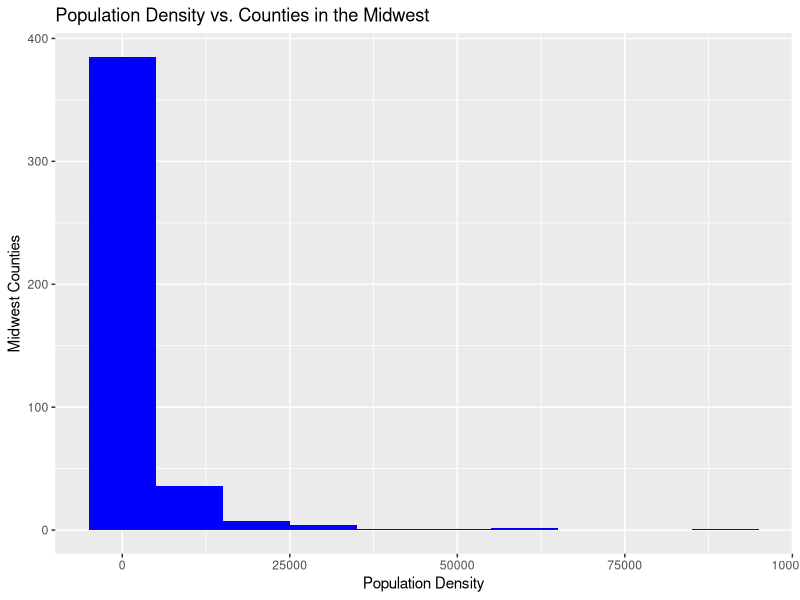
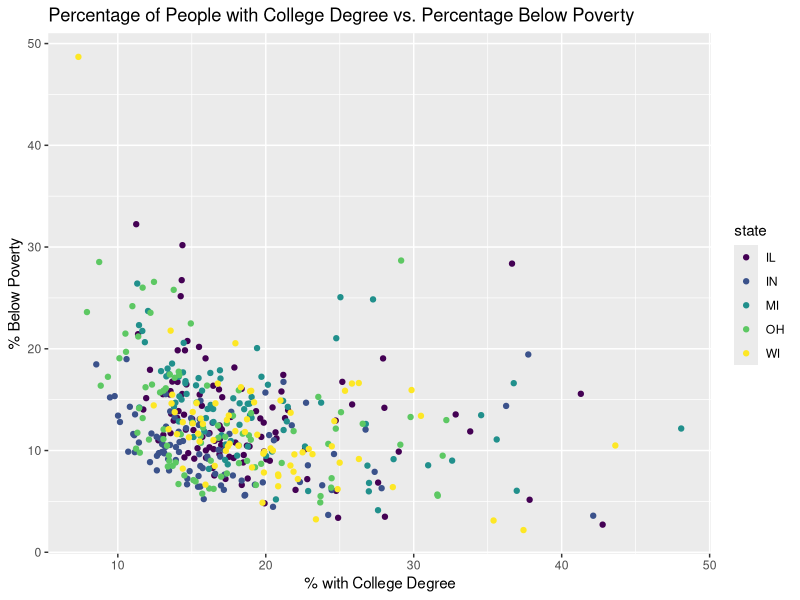
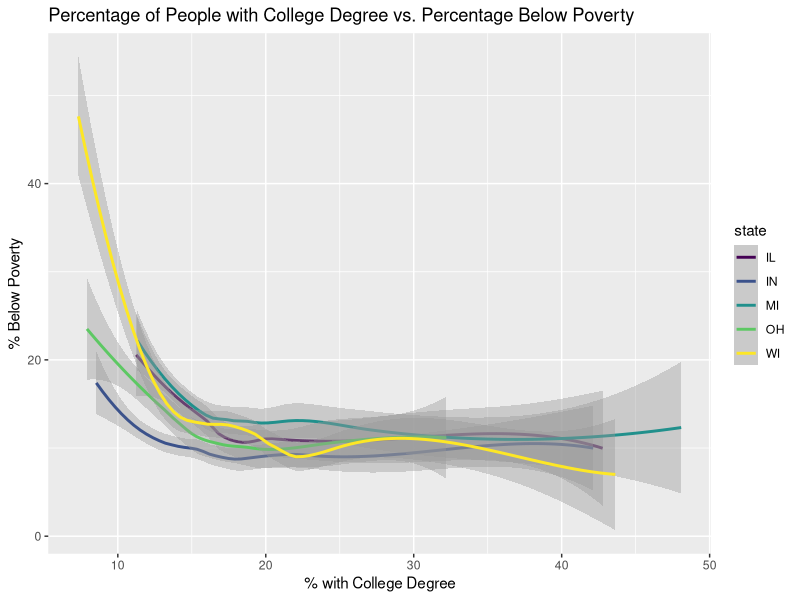
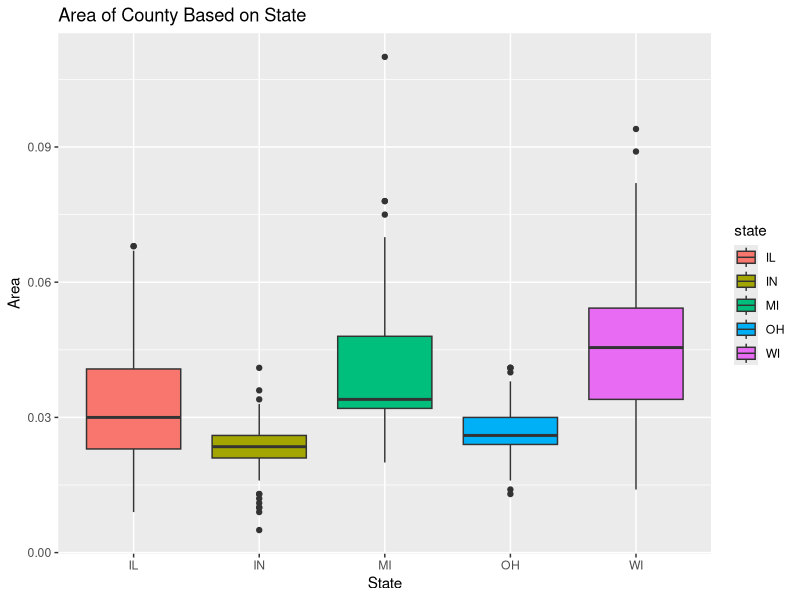
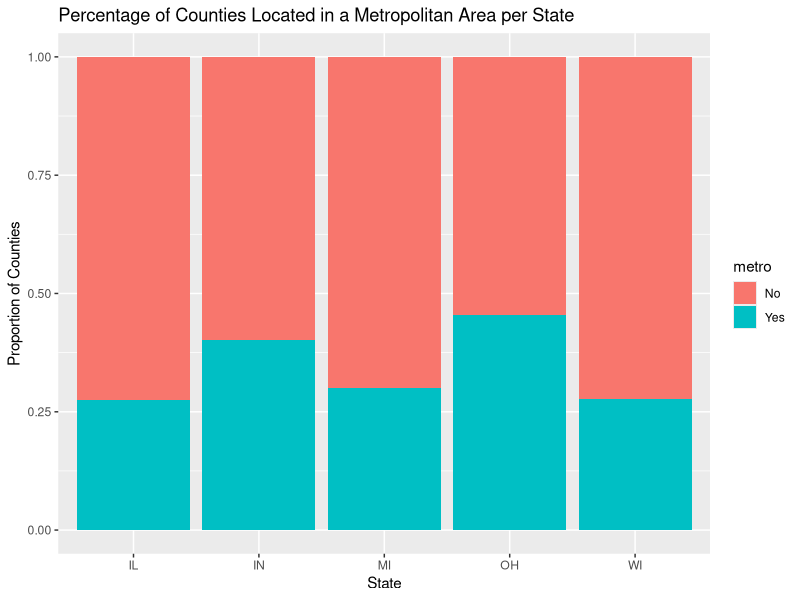

Recreate these plots in R, in order.
## ---- chunk 1
#| label: load-packages
#| message: false

library(tidyverse)
library(viridis)
## ---- chunk 2

#population_density_histogram

ggplot(data = midwest,
       aes(x=popdensity)) + 
    geom_histogram(binwidth = 10000, fill = "blue") + labs(title= "Population Density vs. Counties in the Midwest",x= "Population Density",y="Midwest Counties")
## ---- chunk 3

#college_degree_vs_poverty_scatterplot

ggplot(data = midwest,
       aes(x=percollege, y = percbelowpoverty, color = state)) + 
    geom_point() + labs (title= "Percentage of People with College Degree vs. Percentage Below Poverty",x= "% with College Degree", y="% Below Poverty",legend = "State") + scale_colour_viridis_d()
## ---- chunk 4

#college_degree_vs_poverty_smooth_curve_fit

ggplot(data = midwest,
       aes(x=percollege, y = percbelowpoverty, color = state, se = FALSE)) + 
    geom_smooth() + labs (title= "Percentage of People with College Degree vs. Percentage Below Poverty",x= "% with College Degree", y="% Below Poverty",legend = "State") + scale_colour_viridis_d()
## ---- chunk 5

#area_of_county_based_on_state_boxplots

ggplot(data=midwest,
       aes(x= state, y = area, fill = state )) + 
        geom_boxplot() + labs (title="Area of County Based on State", x= "State", y="Area", legend= "State")
## ---- chunk 6

#percentage_of_counties_in_metro_area_bar_plot

midwest <- midwest |>
  mutate(metro = if_else(inmetro == 1, "Yes", "No"))

ggplot(data=midwest,
       aes(x = state, fill = metro)) + 
        geom_bar(position="fill") + labs (title="Percentage of Counties Located in a Metropolitan Area per State", x= "State", y="Proportion of Counties", legend= "metro")

